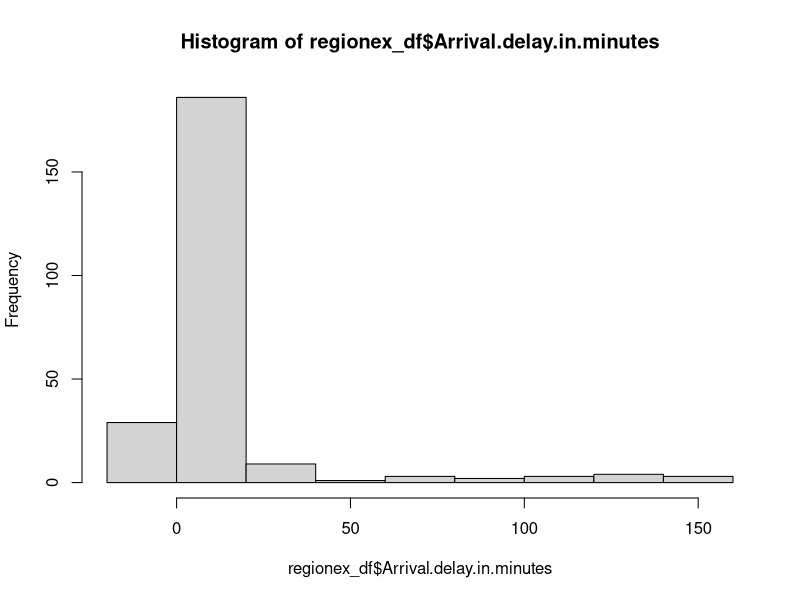
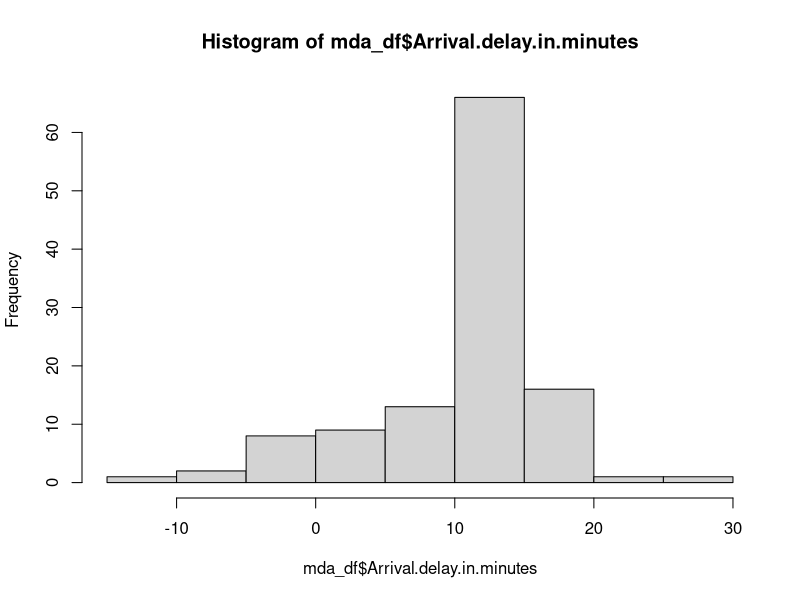
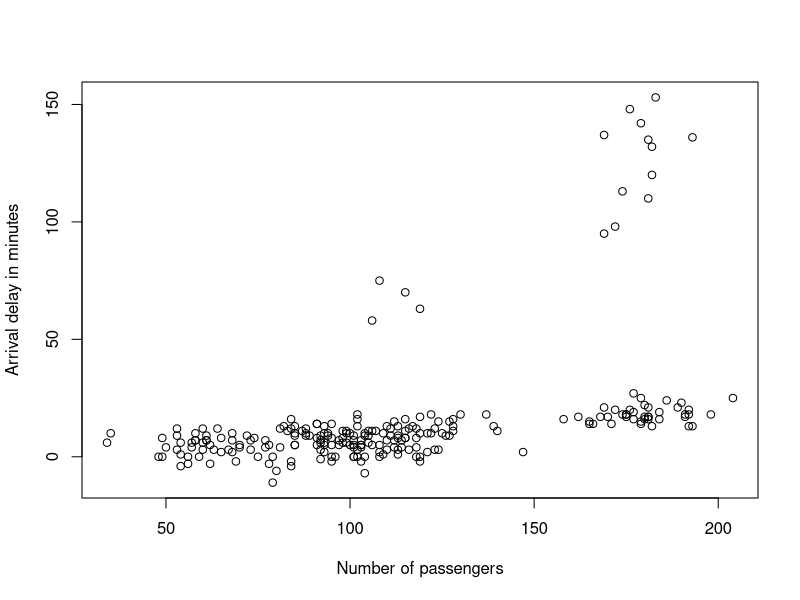
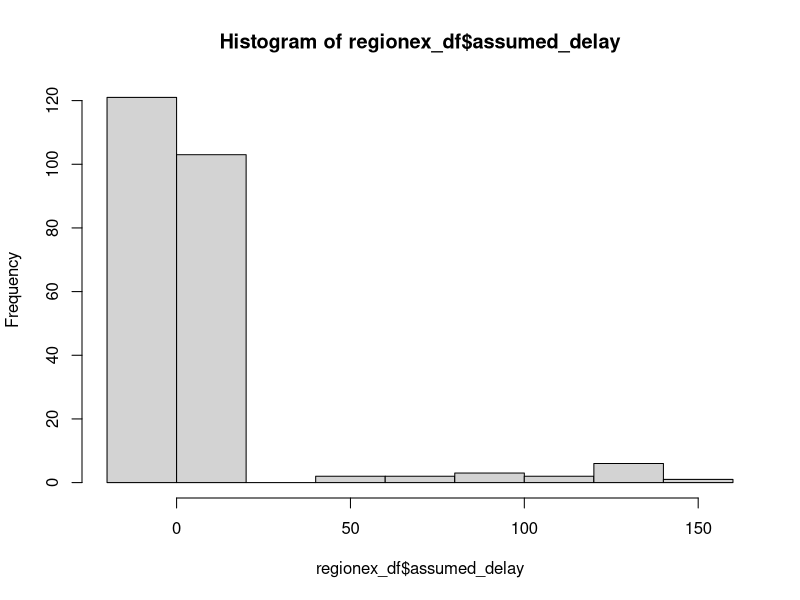
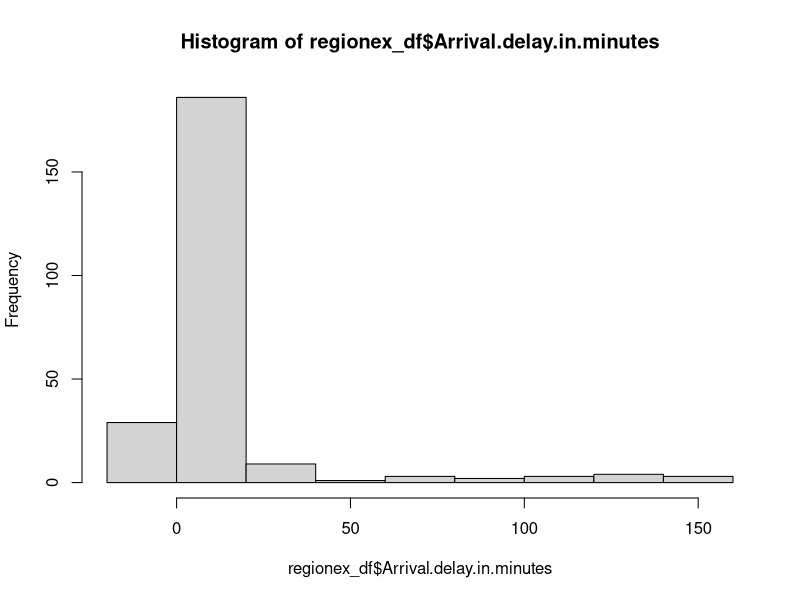
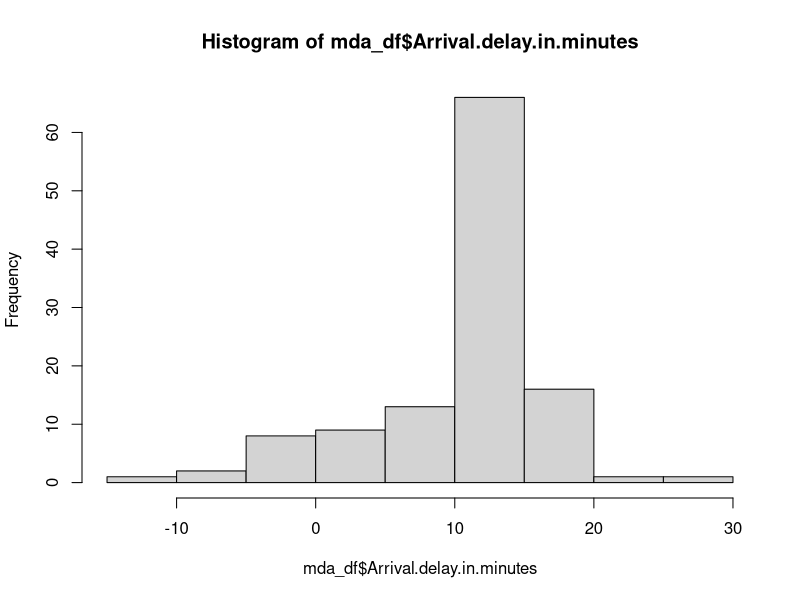
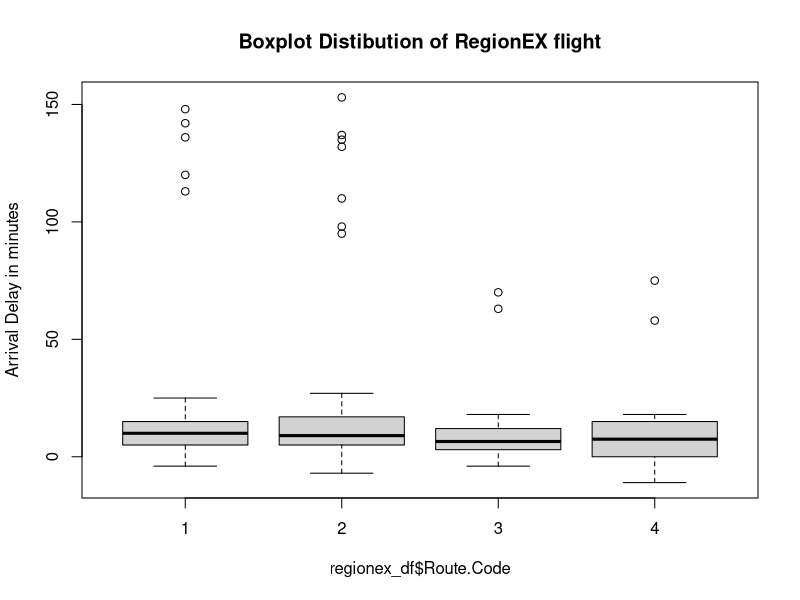
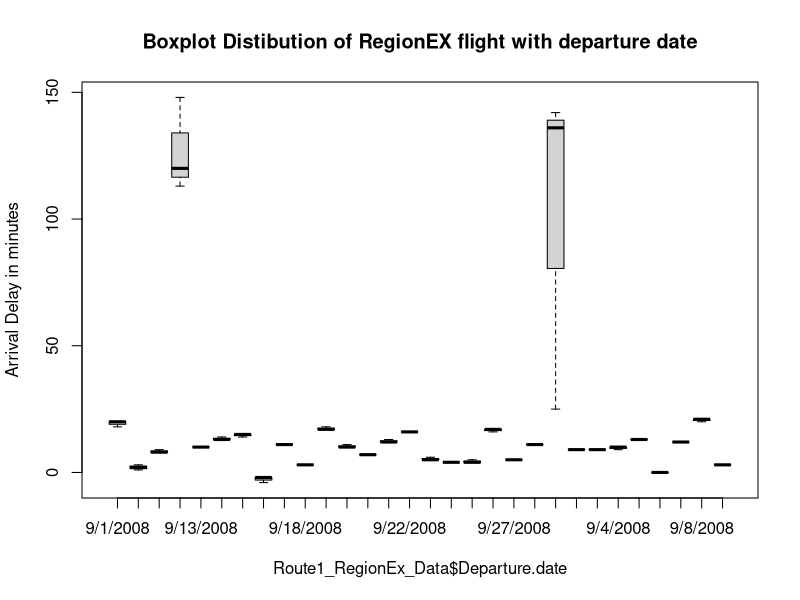

These charts were generated, in order, by the following R code:
# load data
airlines_df <- read.csv("Data_RegionEx.csv", header = TRUE) 


# Question1

# Removing the rows that denoted the cancelled flights 
rowdel <- which(airlines_df$Actual.arrival.time == "Cancelled") 
new_airlines_df <- airlines_df[-rowdel, ]

# Splitting into separate dataframes
regionex_df <- new_airlines_df[new_airlines_df$Airline == "RegionEx",  ] 
mda_df <-  new_airlines_df[new_airlines_df$Airline == "MDA",  ] 

regionex_df$Arrival.delay.in.minutes <- as.numeric(as.character(regionex_df$Arrival.delay.in.minutes))
mda_df$Arrival.delay.in.minutes <- as.numeric(as.character(mda_df$Arrival.delay.in.minutes))

# Calculating the mean ,median,standard deviation, 90th percentile for RegionEx
mean_regionex <- mean(regionex_df$Arrival.delay.in.minutes,na.rm = TRUE)
mean_regionex
median_regionex <- median(regionex_df$Arrival.delay.in.minutes,na.rm = TRUE)
median_regionex
sd_regionex <- sd(regionex_df$Arrival.delay.in.minutes,na.rm = TRUE)
sd_regionex
percentile_regionex <- quantile(regionex_df$Arrival.delay.in.minutes,.90)
percentile_regionex
# Calclating the mean ,meadian,standard deviation, 90th percentile for MDA
mean_mda <- mean(mda_df$Arrival.delay.in.minutes,na.rm = TRUE)
mean_mda
median_mda <- median(mda_df$Arrival.delay.in.minutes,na.rm = TRUE)
median_mda
sd_mda <- sd(mda_df$Arrival.delay.in.minutes, na.rm = TRUE)
sd_mda
percentile_mda <- quantile(mda_df$Arrival.delay.in.minutes,.90)
percentile_mda


# Question2
# Histograms for Regionex and MDA
hist(regionex_df$Arrival.delay.in.minutes) 
hist(mda_df$Arrival.delay.in.minutes)

# Question3
# Function to calculate On time and delay percent for different airlines

on_time_delay_percent <- function(df, airlineName){
  
  df$Delay.indicator<- as.numeric(as.character(df$Delay.indicator))
  sum_total <- nrow(df)
  sum_on_time <- length(which(df$Delay.indicator == 0))
  sum_delay <- length(which(df$Delay.indicator == 1 ))
  on_time_percent <- (sum_on_time /sum_total)*100
  delay_percent <- (sum_delay / sum_total)*100
  
  print(paste(airlineName,': On-time percent is: ',on_time_percent))
  print(paste(airlineName,': Delay percent is: ',delay_percent))
}

on_time_delay_percent(mda_df, 'MDA')
on_time_delay_percent(regionex_df, 'RegionEx')

# Question4
# Function to calculate mean,median,SD and 90 percentile for different airlines 
# on each of their routes

route_calculation <- function(df, route, airline){
  
  mean_route <- with(df, mean(Arrival.delay.in.minutes[Route.Code == route]))
  median_route <- with(df, median(Arrival.delay.in.minutes[Route.Code == route]))
  sd_route <- with(df, sd(Arrival.delay.in.minutes[Route.Code == route]))
  quantile_route <- with(df, quantile(Arrival.delay.in.minutes[Route.Code == route],.90))
  sum_delay_route <- length(which(df$Delay.indicator == 1 & df$Route.Code == route ))
  sum_total_route <- length(which(df$Route.Code == route))
  delay_percent_route <- (sum_delay_route / sum_total_route)*100
  
  
  print(paste(airline, 'Route ', route, ': Mean is: ', mean_route ))
  print(paste(airline, 'Route ', route, ': Median is: ', median_route ))
  print(paste(airline, 'Route ', route, ': Standard Deviation is: ', sd_route ))
  print(paste(airline, 'Route ', route, ': 90percent Quantile is: ', quantile_route ))
  print(paste(airline, 'Route ', route, ': Delay percent is: ', delay_percent_route ))
  
}

route_calculation(mda_df,1,'MDA')
route_calculation(mda_df,2,'MDA')
route_calculation(mda_df,3,'MDA')
route_calculation(mda_df,4,'MDA')

route_calculation(regionex_df,1,'Regionex')
route_calculation(regionex_df,2,'Regionex')
route_calculation(regionex_df,3,'Regionex')
route_calculation(regionex_df,4,'Regionex')

# Question5
# Scatterplot for no. of passengers vs Arrival delay and calculating Correlation Co-Efficient

plot(x = regionex_df$Number.of.passengers, y = regionex_df$Arrival.delay.in.minutes, xlab = "Number of passengers",
     ylab = "Arrival delay in minutes")
correlation_coeff <- cor(regionex_df$Number.of.passengers , regionex_df$Arrival.delay.in.minutes)
print(paste('Correlation co-efficient is: ' , correlation_coeff))

# Question6
# Calculating the actual and scheduled duration for each airline

duration_calculation <- function(df, actual_arrival , departure, scheduled_arrival ){

  actual_dep<- as.POSIXct(df$Scheduled.departure.time , format = "%H:%M")
  actual_arr <- as.POSIXct(df$Actual.arrival.time, format = "%H:%M")
  df$actual_duration<- as.numeric(difftime(actual_arr,actual_dep),units = "mins")
  
  scheduled_dep <- as.POSIXct(df$Scheduled.departure.time , format = "%H:%M")
  scheduled_arr <- as.POSIXct(df$Scheduled.arrival.time, format = "%H:%M")
  df$scheduled_duration<- as.numeric(difftime(scheduled_arr,scheduled_dep),units = "mins")
  
  return (df)
}
regionex_df <- duration_calculation(regionex_df,regionex_df$Actual.arrival.time,regionex_df$Scheduled.departure.time,
                     regionex_df$Scheduled.arrival.time)
mda_df <- duration_calculation(mda_df,regionex_df$Actual.arrival.time,mda_df$Scheduled.departure.time,
                               mda_df$Scheduled.arrival.time)

#Comparing scheduled duration for the two airlines by route

regionex_df[regionex_df$Route.Code == '1', "scheduled_duration"]
mda_df[mda_df$Route.Code == '1', "scheduled_duration"]

regionex_df[regionex_df$Route.Code == '2', "scheduled_duration"]
mda_df[mda_df$Route.Code == '2', "scheduled_duration"]

regionex_df[regionex_df$Route.Code == '3', "scheduled_duration"]
mda_df[mda_df$Route.Code == '3', "scheduled_duration"]

regionex_df[regionex_df$Route.Code == '4', "scheduled_duration"]
mda_df[mda_df$Route.Code == '4', "scheduled_duration"]

#Comparing actual duration for the two airlines by route

regionex_df[regionex_df$Route.Code == '1', "actual_duration"]
mda_df[mda_df$Route.Code == '1', "actual_duration"]

regionex_df[regionex_df$Route.Code == '2', "actual_duration"]
mda_df[mda_df$Route.Code == '2', "actual_duration"]

regionex_df[regionex_df$Route.Code == '3', "actual_duration"]
mda_df[mda_df$Route.Code == '3', "actual_duration"]

regionex_df[regionex_df$Route.Code == '4', "actual_duration"]
mda_df[mda_df$Route.Code == '4', "actual_duration"]

# Assuming the same scheduled duartion for both airlines by assigning mda's scheduled duration to regionex

regionex_df$assumed_same_scheduled_duration[regionex_df$Route.Code == 1] <- 100
regionex_df$assumed_same_scheduled_duration[regionex_df$Route.Code == 2] <- 100
regionex_df$assumed_same_scheduled_duration[regionex_df$Route.Code == 3] <- 75
regionex_df$assumed_same_scheduled_duration[regionex_df$Route.Code == 4] <- 75

# Calculating the new assumed delay for RegionEx
regionex_df$assumed_delay <- regionex_df$actual_duration - regionex_df$assumed_same_scheduled_duration

# Calculating the mean. median,sd,90th percentile for assumed delay for regionex
mean_assumed_regionex <- mean(regionex_df$assumed_delay,na.rm = TRUE)
median_assumed_regionex <- median(regionex_df$assumed_delay,na.rm = TRUE)
sd_assumed_regionex <- sd(regionex_df$assumed_delay,na.rm = TRUE)
percentile_assumed_regionex <- quantile(regionex_df$assumed_delay,.90)

# New histogram for RegionEx based on the assumed scheduled duration
hist(regionex_df$assumed_delay) 

# Existing histogram for regionEx and MDA for comparison
hist(regionex_df$Arrival.delay.in.minutes) 
hist(mda_df$Arrival.delay.in.minutes)

# Question7

#boxplot for arrival dealay in minutes for 4 routes of RegionEx flight

boxplot(regionex_df$Arrival.delay.in.minutes~regionex_df$Route.Code, ylab= 'Arrival Delay in minutes',main ="Boxplot Distibution of RegionEX flight")


Route1_RegionEx_Data <- regionex_df[regionex_df$Route.Code == "1",]

#boxplot for arrival dealay in minutes for route 1 vs departure date for Region Ex flight

boxplot(Route1_RegionEx_Data$Arrival.delay.in.minutes~Route1_RegionEx_Data$Departure.date, ylab= 'Arrival Delay in minutes',main ="Boxplot Distibution of RegionEX flight with departure date")
















  








                            













